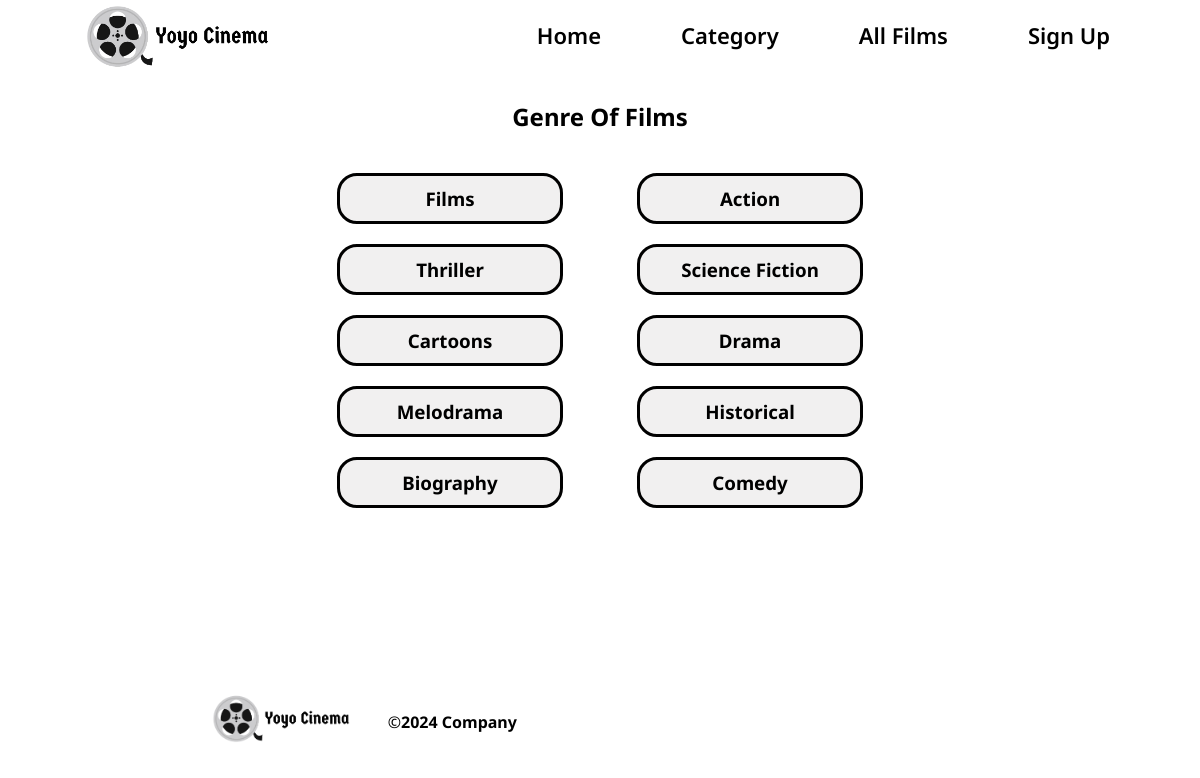
Page /genre/ on the committed database.
### cinema/models.py (models this page shows, shortened)
class Genre(models.Model):
      title = models.CharField(max_length=100)
      slug = models.SlugField(unique=True)

### cinema/views.py (the view)
# urls.py: path('genre/', views.genre, name='genre'),
def genre(request):
      genre = Genre.objects.all()
      context = {
            'genre' : genre
      }
      return render(request, 'cinema/genre.html', context)

### cinema/templates/cinema/genre.html (shortened to what this page needs)
{% extends 'base.html' %}
{% load static %}
{% block content %}
<h2 style="text-align: center; margin-bottom: 20px;">Genre Of Films</h2>
<div class="genre-container">
      {% for query in genre %}
      <div class="genre">
            <h3>{{ query.title }}</h3>
      </div>
      {% endfor %}
</div>
{% endblock %}

### cinema/templates/base.html (shortened to what this page needs)
{% load static %}
<!DOCTYPE html>
<html lang="en">
<head>
      <link rel="stylesheet" href="{% static 'css/base.css' %}">
</head>
<body>
      <header>
            <div class="logo">
                  <a href="{% url 'index' %}"><img src="{% static 'images/logo.png' %}" alt="logo" width="200"></a>
            </div>
            <nav>
                  <ul class="menu">
                        <li><a href="{% url 'index' %}">Home</a></li>
                        <li><a href="{% url 'genre' %}">Category</a></li>
                        <li><a href="{% url 'all_films' %}">All Films</a></li>
                        <li><a href="#">Sign Up</a></li>
                  </ul>
            </nav>
      </header>
      <main>
            {% block content %}
            {% endblock %}
      </main>
      <footer>
            <div class="footer">
                  <a href="{% url 'index' %}"><img src="{% static 'images/logo.png' %}" alt="logo" width="150"></a>
                  <div class="company">
                        <span>&copy;</span>
                        <h4>2024 Company</h4>
                  </div>
            </div>
      </footer>
</body>
</html>

### cinema/static/css/base.css (style rules this page uses)
* { padding: 0; margin: 0; font-family: "Noto Sans", sans-serif; }
header { margin: auto 80px; background: #ffff; height: 70px; position: sticky; top: 0; display: flex; justify-content: space-between; align-items: center; z-index: 10000; }
header .logo { margin-top: 10px; }
header nav ul.menu { list-style: none; display: flex; padding: 10px; }
header nav ul.menu li { margin-left: 80px; }
header nav ul.menu li a { color: #000000; font-weight: 600; font-size: 22px; text-decoration: none; }
main { margin: 30px 100px; min-height: 69vh; }
.genre-container { width: 600px; margin: auto; display: flex; justify-content: space-around; flex-wrap: wrap; }
.genre-container .genre { width: 200px; text-align: center; padding: 10px; margin-top: 20px; border: #000000 solid; border-radius: 20px; background-color: #f1f0f0; cursor: pointer; }
footer { width: 100%; height: 80px; display: flex; align-items: center; justify-content: space-around; }
footer .footer { display: flex; }
footer .footer .company { display: flex; margin-left: 30px; align-items: center; }

### rows in the picture
Genre: title "Films"
Genre: title "Action"
Genre: title "Thriller"
Genre: title "Science Fiction"
Genre: title "Cartoons"
Genre: title "Drama"
Genre: title "Melodrama"
Genre: title "Historical"
Genre: title "Biography"
Genre: title "Comedy"
